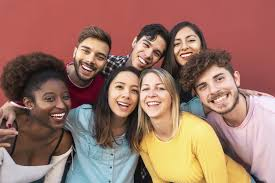
#> input picture IVP/lab work/exercises/ex6/test.jpeg, 275 x 183 px, found by its file name
$ python ex_6_1.py
#> lines starting #> are read from the running program, lines starting #| are printed output that depends on the picture
import cv2
import matplotlib.pyplot as plt
import numpy as np

# perform histogram equalization

img = cv2.imread('IVP/lab work/exercises/ex6/test.jpeg')
#> img is the input picture: shape (183, 275, 3); mean B, G, R 101.8, 115.6, 156.4
img = cv2.cvtColor(img, cv2.COLOR_BGR2GRAY)
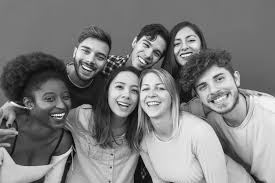
#> img: shape (183, 275); min 1, max 248, mean 126.3
histogram = cv2.calcHist([img], [0], None, [256], [0, 256])
#> histogram = 256 values, max 2079 at index 116, min 0 at index 0, mean 196.6

img_eq = cv2.equalizeHist(img)
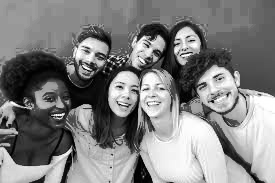
#> img_eq: shape (183, 275); min 0, max 255, mean 128.7
histogram_eq = cv2.calcHist([img_eq], [0], None, [256], [0, 256])
#> histogram_eq = 256 values, max 2079 at index 122, min 0 at index 38, mean 196.6

cv2.imshow("Original Image", img)
cv2.waitKey(0)
cv2.destroyAllWindows()

cv2.imshow("Equalized Image", img_eq)
cv2.waitKey(0)
cv2.destroyAllWindows()

plt.figure(figsize = (8, 5))
plt.plot(histogram, color = 'black')
plt.title("Grayscale Image Histogram")
plt.xlabel("Pixel Intensity")
plt.ylabel("Frequency")
plt.xlim([0, 256])
plt.show()
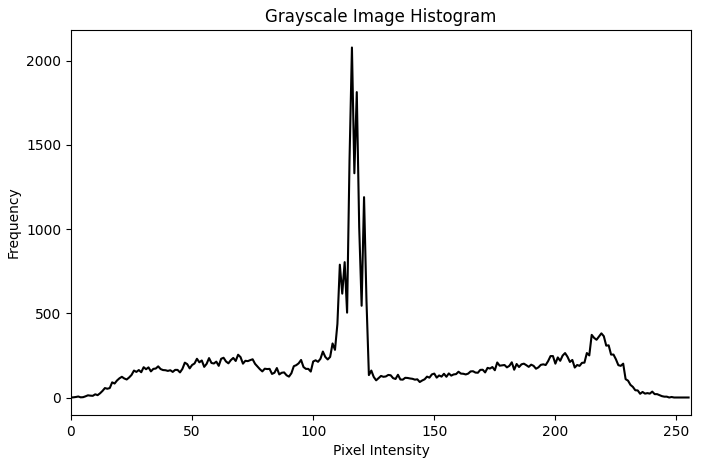
#> figure drawn by matplotlib, 1 panel; curve peaks at x = 116, y = 2079

plt.figure(figsize = (8, 5))
plt.plot(histogram_eq, color = 'black')
plt.title("Grayscale Equalized Image Histogram")
plt.xlabel("Pixel Intensity")
plt.ylabel("Frequency")
plt.xlim([0, 256])
plt.show()
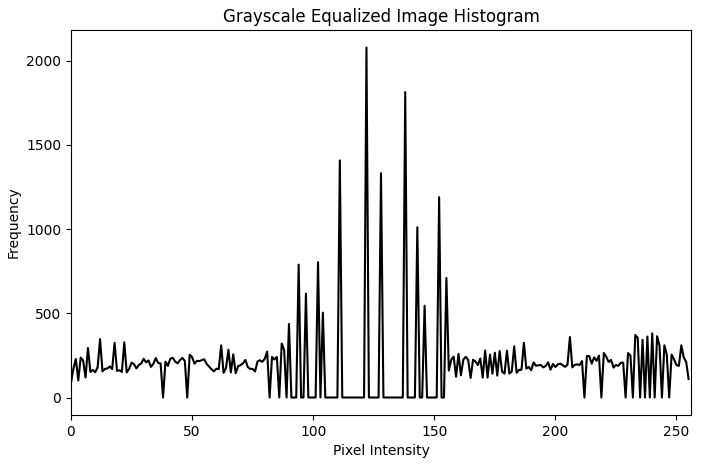
#> figure drawn by matplotlib, 1 panel; curve peaks at x = 122, y = 2079
